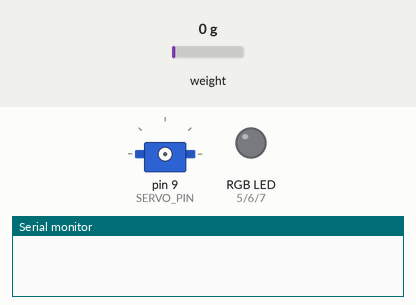
A sketch run on a simulated Arduino Uno, built with avr-gcc and run on an emulated ATmega328P. Parts: servo, an RGB LED mixed from three pins (HIGH = lit), the last lines printed to the serial monitor. Inputs (shaded band) come from the test bench; at power-on: weight on the scale 0 g.

Above: at 0.1 s.
At 2.2 s:
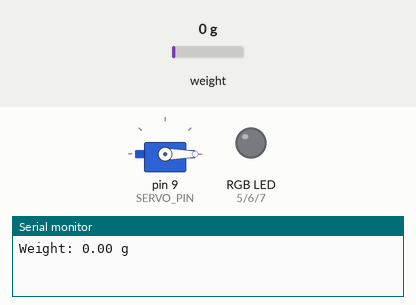
2.3 s: weight on the scale set to 100 g
At 3.1 s:
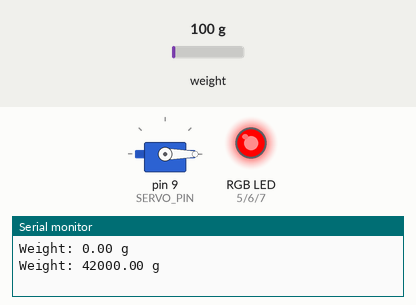
Timing chart, 0 to 5.3 s (numbered marks = the images above; inputs shaded):
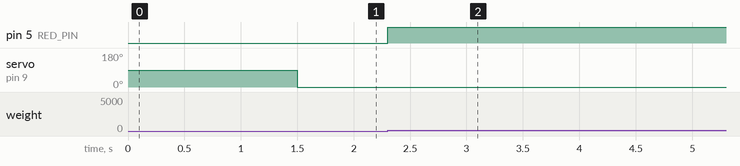

Measured:
- after the input at 2.3 s, pin 5 (RED_PIN): LOW → HIGH at once

The sketch:

DumpTruck.ino
```cpp
#include "HX711.h"
#include <Servo.h>

// Pin Definitions
#define DT  3
#define SCK 2
#define SERVO_PIN 9
#define RED_PIN 5
#define GREEN_PIN 6
#define BLUE_PIN 7

// HX711 and Servo objects
HX711 scale;
Servo dumpTruckServo;

// Weight limits
const float weightLimit = 500.0; // grams
const float halfLimit = weightLimit * 0.5;
const float overLimit = weightLimit * 1.2; // 120% of limit

void setup() {
  Serial.begin(9600);

  // HX711 setup
  scale.begin(DT, SCK);
  scale.set_scale();    // You must adjust this based on your calibration
  scale.tare();          // Reset the scale to 0

  // Servo setup
  dumpTruckServo.attach(SERVO_PIN);

  // RGB LED setup
  pinMode(RED_PIN, OUTPUT);
  pinMode(GREEN_PIN, OUTPUT);
  pinMode(BLUE_PIN, OUTPUT);

  setColor(0, 0, 0); // LED off
}

void loop() {
  float weight = scale.get_units(5); // Get average of 5 readings
  Serial.print("Weight: ");
  Serial.print(weight);
  Serial.println(" g");

  if (weight > overLimit) {
    setColor(255, 0, 0); // Red (too much)
    dumpTruckServo.write(0); // Keep it in starting position
  } else if (weight >= weightLimit) {
    setColor(0, 255, 0); // Green (ready to dump)
    dumpTruckServo.write(90); // Move the servo to dump
    delay(2000); // wait 2 seconds while dumping
    dumpTruckServo.write(0); // return to start
  } else if (weight >= halfLimit) {
    setColor(0, 0, 255); // Blue (half full)
    dumpTruckServo.write(0); // no dumping yet
  } else {
    setColor(0, 0, 0); // LED off (not much weight)
    dumpTruckServo.write(0);
  }

  delay(300); // Small delay
}

void setColor(int red, int green, int blue) {
  analogWrite(RED_PIN, red);
  analogWrite(GREEN_PIN, green);
  analogWrite(BLUE_PIN, blue);
}
```
